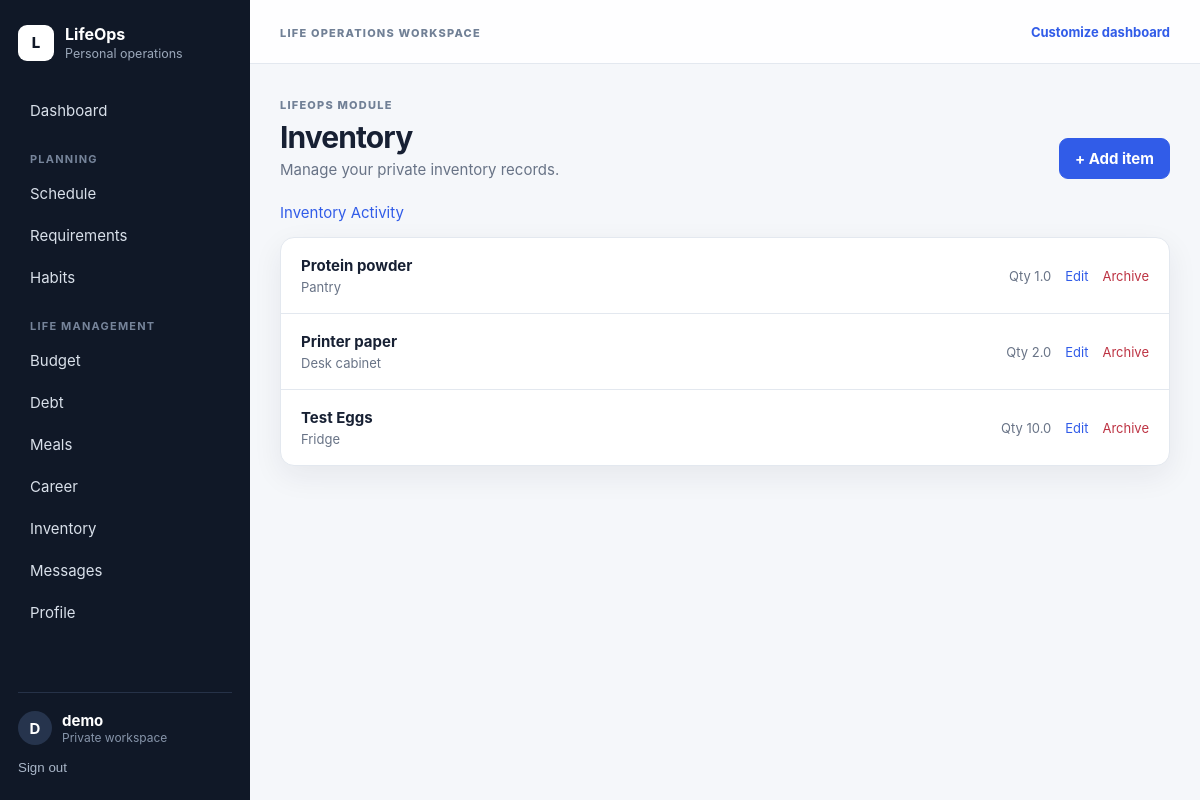
The app's page /inventory/ (signed in), older data.
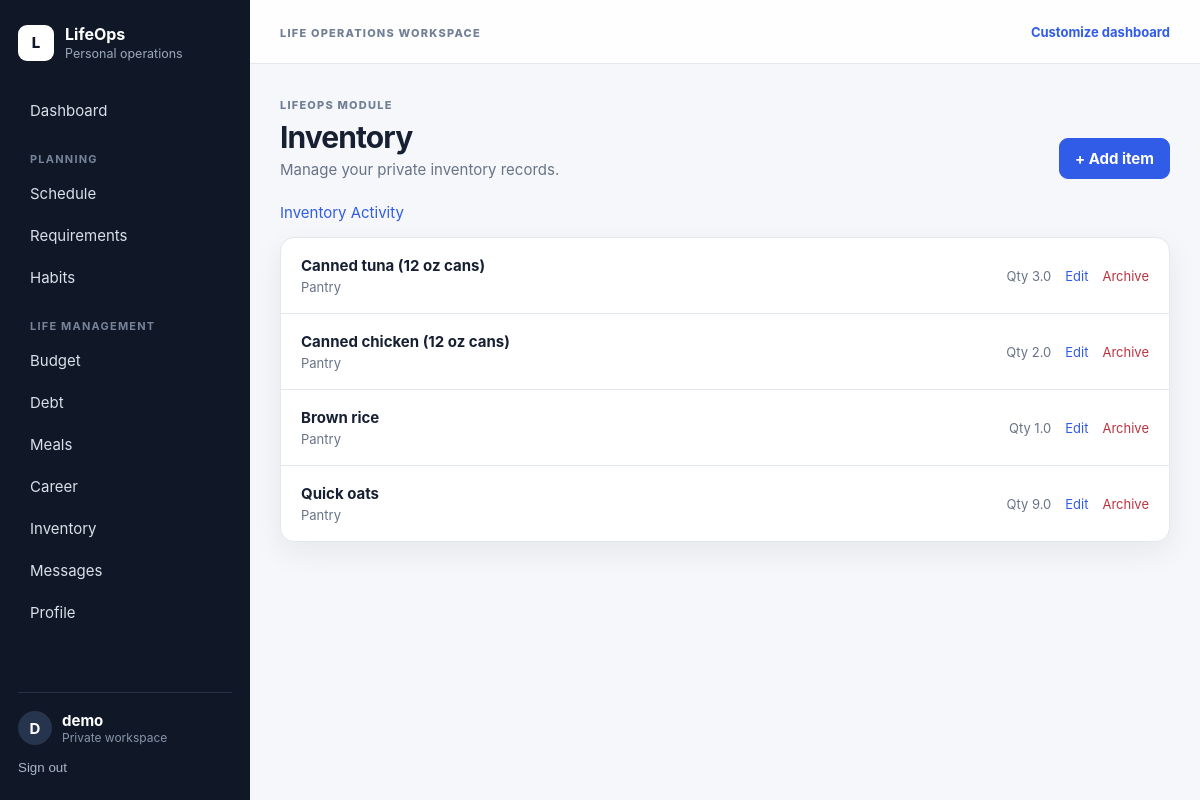
The same page, newer data.
### core/models.py (models this page shows, shortened)
class OwnedModel(models.Model):
    user = models.ForeignKey(User, on_delete=models.CASCADE)
    created_at = models.DateTimeField(auto_now_add=True)
    updated_at = models.DateTimeField(auto_now=True)
    class Meta:
        abstract = True

class InventoryItem(OwnedModel):
    name = models.CharField(max_length=160)
    location = models.CharField(max_length=160, blank=True)
    quantity = models.DecimalField(
        max_digits=10,
        decimal_places=1,
        default=1,
        validators=[MinValueValidator(0)],
    )
    reorder_threshold = models.PositiveIntegerField(default=0)
    is_food = models.BooleanField("Food item", default=False)
    unit = models.CharField(max_length=32, default="count")
    printed_date = models.DateField(blank=True, null=True)
    opened_on = models.DateField(blank=True, null=True)
    cooked_on = models.DateField(blank=True, null=True)
    frozen_on = models.DateField(blank=True, null=True)
    revision = models.PositiveIntegerField(default=0)
    archived = models.BooleanField(default=False)
    def __str__(self):
        return self.name
    class Meta:
        constraints = [
            models.CheckConstraint(
                condition=models.Q(quantity__gte=0),
                name="inventory_quantity_nonnegative",
            ),
        ]

### core/views.py (the view)
# urls.py: path('<str:module>/',views.ModuleListView.as_view(),name='module_list'),
class ModuleListView(OwnedQuerysetMixin,ListView):
    template_name='core/module_list.html'
    context_object_name='items'
    def get_queryset(self):
        queryset = super().get_queryset()
        if self.kwargs["module"] == "inventory":
            queryset = queryset.filter(archived=False)
        return queryset
    def get_context_data(self,**kwargs):
        ctx=super().get_context_data(**kwargs)
        ctx.update(module_key=self.kwargs['module'],module_title=MODULES[self.kwargs['module']][2])
        return ctx
    def dispatch(self,request,*args,**kwargs):
        key=kwargs['module']
        if key not in MODULES: raise Http404
        self.model=MODULES[key][0]
        return super().dispatch(request,*args,**kwargs)

### core/views.py (called while the page is built)
    def get_queryset(self):
        return self.model.objects.filter(user=self.request.user)

### core/templates/core/module_list.html (shortened to what this page needs)
{% extends 'core/base.html' %}
{% block content %}
<div class="page-heading">
  <div>
    <span class="eyebrow">LifeOps module</span>
    <h1>{{ module_title }}</h1>
    <p>Manage your private {{ module_title|lower }} records.</p>
  </div>
  <a class="btn primary" href="{% url 'module_add' module_key %}">+ Add item</a>
</div>
{% if module_key == "inventory" %}
  <p><a href="{% url 'inventory_activity' %}">Inventory Activity</a></p>
{% endif %}
<div class="panel table-panel">
  {% if items %}
    <div class="record-list">
      {% for item in items %}
        <div class="record-row">
          <div class="record-main">
            <strong>{{ item }}</strong>
            <span>
              {% if item.category %}
                {{ item.get_category_display }}
              {% elif item.status %}
                {{ item.get_status_display }}
              {% elif item.location %}
                {{ item.location }}
              {% else %}
                Updated {{ item.updated_at|date:'M j, Y' }}
              {% endif %}
            </span>
          </div>
          <div class="record-meta">
            {% if item.due_at %}
              <span>{{ item.due_at|date:'M j, Y g:i A' }}</span>
            {% elif item.starts_at %}
              <span>{{ item.starts_at|date:'M j, g:i A' }}</span>
            {% elif item.balance %}
              <span>${{ item.balance }}</span>
            {% elif item.monthly_limit %}
              <span>${{ item.current_spend }} / ${{ item.monthly_limit }}</span>
            {% elif item.quantity != None %}
              <span>Qty {{ item.quantity }}</span>
            {% endif %}
            <a href="{% url 'module_edit' module_key item.pk %}">Edit</a>
            <a class="danger-link" href="{% url 'module_delete' module_key item.pk %}">
              {% if module_key == "inventory" %}Archive{% else %}Delete{% endif %}
            </a>
          </div>
        </div>
      {% endfor %}
    </div>
  {% else %}
    <div class="empty-state">
      <h3>No {{ module_title|lower }} yet</h3>
      <p>Add your first record. Everything you create here stays scoped to your account.</p>
      <a class="btn primary" href="{% url 'module_add' module_key %}">Add first item</a>
    </div>
  {% endif %}
</div>
{% endblock %}

Row changes from the older to the newer data that the page shows:
no longer on this page (row edited): InventoryItem: name "Protein powder", location "Pantry", quantity "1.0"
no longer on this page (row edited): InventoryItem: name "Printer paper", location "Desk cabinet", quantity "2.0"
no longer on this page (row edited): InventoryItem: name "Test Eggs", location "Fridge", quantity "10.0"
added InventoryItem: name "Canned tuna (12 oz cans)", location "Pantry", quantity "3.0"
added InventoryItem: name "Canned chicken (12 oz cans)", location "Pantry", quantity "2.0"
added InventoryItem: name "Brown rice", location "Pantry", quantity "1.0"
added InventoryItem: name "Quick oats", location "Pantry", quantity "9.0"
